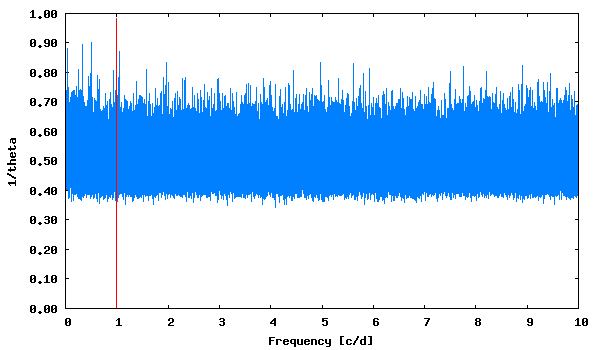

Recreate this plot in gnuplot.
set term png size 600,350 medium
set colors classic
set output "phase_lc_1.lk.png"
set xlabel "Frequency [c/d]"
set ylabel "1/theta"
set format y "%5.2f"
plot [] "lk.periodogram" using 1:2 with lines linecolor 3 title "", "<echo '1.000281  0.98'" with impulses linecolor 1 title ""
 
